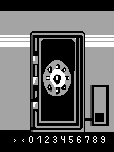
#> input picture map/bitmaps/safeC_final.png, 114 x 152 px
$ python generateSafe.py
#> lines starting #> are read from the running program, lines starting #| are printed output that depends on the picture; after the words box and inside, x2 and y2 are one past the last pixel; in counts of white or black regions, pixels touching at a corner belong together
### map/utils.py
from PIL import Image, ImageDraw
import random
random.seed(571)
import numpy as np
from scipy.spatial.distance import cdist


def verify_colors(bitmap):
    bitmap_array = np.array(bitmap)

    block_width = 4
    block_height = 8

    nErrors = 0
    for i in range(0, len(bitmap_array), block_height):
        for j in range(len(bitmap_array[0]) - block_width + 1):
            block = bitmap_array[i:i+block_height, j:j+block_width]
            unique_colors = np.unique(block.reshape(-1, 3), axis=0)

            if len(unique_colors) > 4:
                print (unique_colors)
                bitmap_array[i:i+block_height, j:j+block_width] = [255, 0, 0]
                nErrors += 1
            elif j == 0 or j + block_width == len(bitmap_array[0]):
                bitmap_array[i:i+block_height, j:j+block_width] = [255, 255, 0]

    return Image.fromarray(bitmap_array, 'RGB'), nErrors


# [530 lines of commented-out code are left out]

### map/generateSafe.py
from PIL import Image, ImageDraw
import random
random.seed(571)
import numpy as np
from scipy.spatial.distance import cdist
import math
import os
import shutil

from utils import verify_colors
from convertMap import convert_charset_to_bytestream, save_byte_stream, create_charset_and_charmap, render_used_characters


def pad_image(img, output_size):
#> called with output_size = (160, 152)
    width, height = img.size
#> width = 114; height = 152
    new_img = Image.new("RGB", output_size)
#> new_img: PIL image 160x152 RGB; every value is 0
    new_img.paste(img, ((output_size[0]-width)//2,
                        (output_size[1]-height)//2))
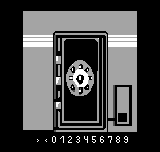
#> new_img: PIL image 160x152 RGB; min 0, max 255, mean 69.1

    return new_img


if __name__ == '__main__':
    colormap = [
        [0, 0, 0],      # Black
        [255, 255, 255], # White
        [164, 164, 164], # Grey
        [80, 80, 80],   # CyanBlue
        [128, 128, 0],   # CyanBlue
    ]


    # reaload optimized
    bitmap_result = Image.open("./bitmaps/safeC_final.png").convert('RGB')
    bitmap_result = pad_image(bitmap_result, (160, 152))

    verification_result, nErrors = verify_colors(np.array(bitmap_result))
#> the loop in verify_colors, `for i in range(0, len(bitmap_array), block_height):` made 19 passes
#> i on passes 2 to 13: 8, 16, 24, 32, 40, 48, 56, 64, 72, 80, 88, 96
#> after the loop in verify_colors, `for i in range(0, len(bitmap_array), block_height):`:
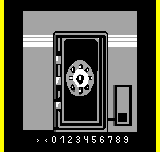
#> bitmap_array: shape (152, 160, 3); 5% of pixels changed, all inside (x1, y1, x2, y2) = (0, 0, 160, 152); drawn as R, G, B
#> after the loop in verify_colors, `for i in range(0, len(bitmap_array), block_height):`: nErrors = 0
#> nErrors = 0
    if nErrors > 0:
        verification_result.save(f"output/error_safeC.png")
        raise Exception ("Color error. Fix it")

#> (the run stopped early here; a loop or call above may not have finished)
